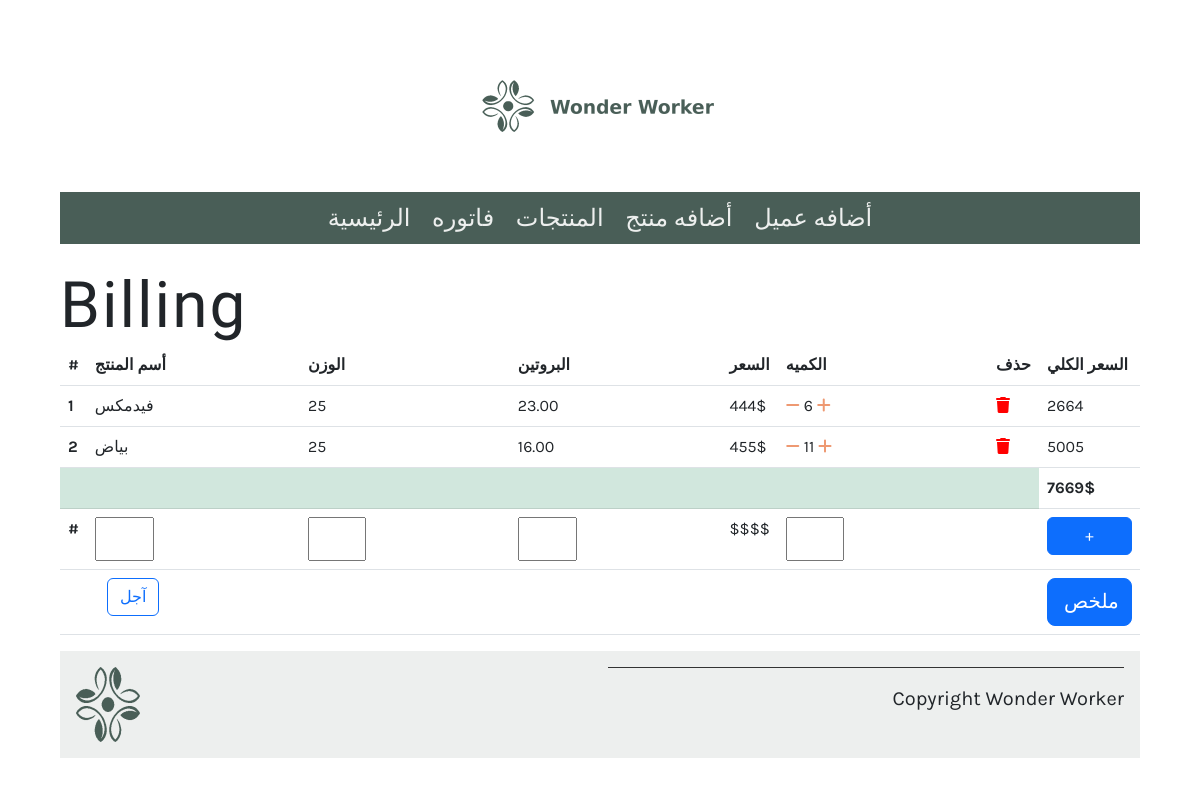
The app's page /billing/ with its own data.
### bill_app/models.py (models this page shows, shortened)
class Bill(models.Model):
   order=models.ForeignKey(Order,on_delete=models.CASCADE)
   product = models.ForeignKey(Product,on_delete=models.CASCADE)
   quantity = models.IntegerField(default=1)
   price= models.IntegerField(default= 0)
   cus_paid=models.IntegerField(default=0)
   class Meta:
      unique_together = ('order', 'product')
   def get_total_item_price(self):
      return self.quantity * self.product.price

class Product(models.Model):
   id=models.AutoField(primary_key=True)
   name = models.CharField(max_length=200)
   protien=models.DecimalField(max_length=1,null=True,decimal_places=2,max_digits=5)
   weight=models.CharField(max_length=5 )
   price = models.IntegerField(null=False)
   quantity = models.IntegerField(default=1)

### bill_app/views.py (the view)
# urls.py: path('billing/',views.billing,name='billing'),
def billing(request):
    options={"protien":[], "weight":[], "name":[],'customers':[]}
    product=Product.objects.all()
    bill = Bill.objects.filter(order=Order.objects.last())
    for i in product:
        if i.protien not in options['protien']:
            options['protien'].append(i.protien)
        if i.weight not in options['weight']:
            options['weight'].append(i.weight)
        if i.name not in options['name']:
            options['name'].append(i.name)
    if Order.objects.exists():
        order_id=Order.objects.last().order_id
    else:
        order_id=0
    total=0
    for i in bill:
        if i is None:
            return total
        else:
            total+=i.get_total_item_price()
    products_dect={'product':Bill.objects.filter(order=Order.objects.last()),'total':total,'order_id':order_id,'options':options}
    if request.method=="POST" :
        value=request.POST.get('account', False)
        print(value)
        return render(request, 'success.html',products_dect)
    else:
        return render(request,'bill.html',products_dect)

### bill_app/templates/bill.html (shortened to what this page needs)
{% extends 'base.html' %}
{% load static %}
{% block content %}
<h1> Billing </h1>
<table class="table ">
    <thead>
    <tr>
        <th scope="col ">#</th>
        <th scope="col">  أسم المنتج</th>
        <th scope="col"> الوزن </th>
        <th scope="col">البروتين</th>
        <th scope="col">السعر</th>
        <th scope="col">الكميه</th>
        <th scope="col">حذف</th>
        <th scope="col "> السعر الكلي</th>
    </tr>
    </thead>
    <tbody>
    {% for items in product %}
        <tr>
        <th scope="row">{{ forloop.counter }}</th>
            <td>{{ items.product.name }}</td>
            <td>{{ items.product.weight }}</td>
            <td>{{ items.product.protien }}</td>
            <td>{{ items.product.price}}$</td>
            <td >
                <a href="{% url 'quantity_controller' order_id=items.order.order_id product_id=items.product.id operation=0 %}"><i class="fas fa-minus mr-2"></i></a>
                {{ items.quantity}}
                <a href="{% url 'quantity_controller' order_id=items.order.order_id product_id=items.product.id operation=1 %}"><i class="fas fa-plus ml-2"></i></a>
            </td>
            <td> <a  style='color: red;' href="{% url 'remove_product' order_id=items.order.order_id product_id=items.product.id %}" ><i class="fas fa-trash float-right "></i></a></td>
            <td>{{items.get_total_item_price}}</td>
        </tr>
    {% endfor %}
    <tr>
        <td colspan="7" class="table-success"></td><td><b>{{total}}$</b></td>
    </tr>
    <tr>
        <form action="/add_to_bill/" method="POST" >
            <th scope="row">#</th>
            <td>
                <input list="names" name="name" required="true">
            </td>
            <td>
                <input list="weights" name="weight" required="true">
            </td>
            <td><input list="protiens" name="protien" required="true">
            </td>
            <td>$$$$</td>
            <td ><input name="quantity"  type="number" required="true" min="1"></td>
            <td></td>
            <td colspan="2"> <input type="submit" style="width: 85px;"  class="btn btn-primary" value="+"></td>
        </form>
    </tr>
    <tr>
        <form action="/billing/"  method="POST" >
            <td colspan="2"  style="padding-left: 47px;">
                <label class="btn btn-outline-primary" for="btn-check-outlined">آجل</label>
            </td>
            <td colspan="5" class=""></td>
            <td>  <input style="width: 85px;" type="submit"   class="btn btn-lg btn-primary" value="ملخص" ></td>
        </form>
    </tr>
    </tbody>
</table>
{% endblock %}

### bill_app/static/css/style.css (style rules this page uses)
body { font-family: 'Karla', sans-serif; margin-top: 3rem; margin-bottom: 3rem; margin-left: 5%; margin-right: 5%; }
h1, h2, h3, h4, h5, h6 { font-family: 'Markazi Text', serif; letter-spacing: 2px;; }
h1 { font-size: 4rem; margin-top: 1.5rem; margin-bottom: 0; }
a { color: #EE9972; text-decoration: none; }
label { font-weight: bold; display: block; }
input { width: 30%; display: block; padding: .5rem 1rem; line-height: 1.5rem; box-sizing: border-box; }

### records on screen
Bill: product.name "فيدمكس", product.weight "25", product.protien "23.00", product.price "444", quantity "6", get_total_item_price "2664"
Bill: product.name "بياض", product.weight "25", product.protien "16.00", product.price "455", quantity "11", get_total_item_price "5005"

### other values on screen
{{ total }} "7669"
